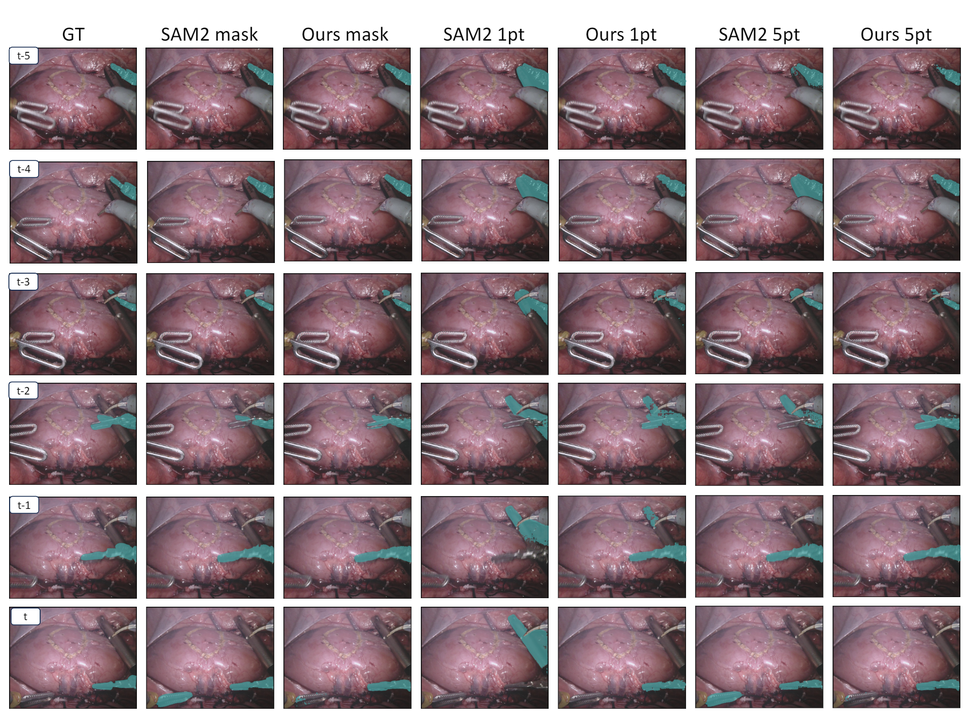
#> input picture SurgicalSAM2/assets/comparison.png, 970 x 727 px, shrunk from 1814 x 1360 before the run
$ python -i utils.py   (imports and definitions only)
#> lines starting #> are read from the running program, lines starting #| are printed output that depends on the picture; after the words box and inside, x2 and y2 are one past the last pixel; in counts of white or black regions, pixels touching at a corner belong together
import numpy as np
import cv2
import imutils

# [61 lines left out: functions projectSkeleton, axisAngleToRotationMatrix, rotationMatrixToAxisAngle, poseToMatrix, matrixToPose, invertTransformMatrix, not called in this run]

# [24 lines of commented-out code are left out]


def segmentColorAndGetKeyPoints(
        img,
        hsv_min=(40, 80, 80),
        hsv_max=(80, 255, 255),
        draw_contours=False):

#> called with hsv_min = (40, 80, 80), hsv_max = (80, 255, 255), draw_contours = False
    hsv = cv2.cvtColor(img, cv2.COLOR_RGB2HSV)
#> hsv: shape (727, 970, 3); mean H, S, V 115.6, 51.2, 147.5

    # Strengthen green separation
    hsv = hsv.astype(np.float32)
#> hsv: shape (727, 970, 3) float32; mean H, S, V 115.6, 51.2, 147.6
    hsv[:, :, 1] = np.clip(hsv[:, :, 1] * 1.4, 0, 255)   # boost saturation
#> hsv: shape (727, 970, 3) float32; mean H, S, V 115.6, 71.6, 147.6
    hsv[:, :, 2] = np.clip(hsv[:, :, 2] * 1.2, 0, 255)   # increase brightness
#> hsv: shape (727, 970, 3) float32; mean H, S, V 115.6, 71.6, 166.6
    hsv = hsv.astype(np.uint8)
#> hsv: shape (727, 970, 3); mean H, S, V 115.6, 71.3, 166.1

    lower = np.array(hsv_min)
    upper = np.array(hsv_max)

    mask = cv2.inRange(hsv, lower, upper)
#> mask: shape (727, 970); every value is 0

    # Explicitly suppress dark pixels (strong black filtering)
    value_mask = hsv[:, :, 2] > 100
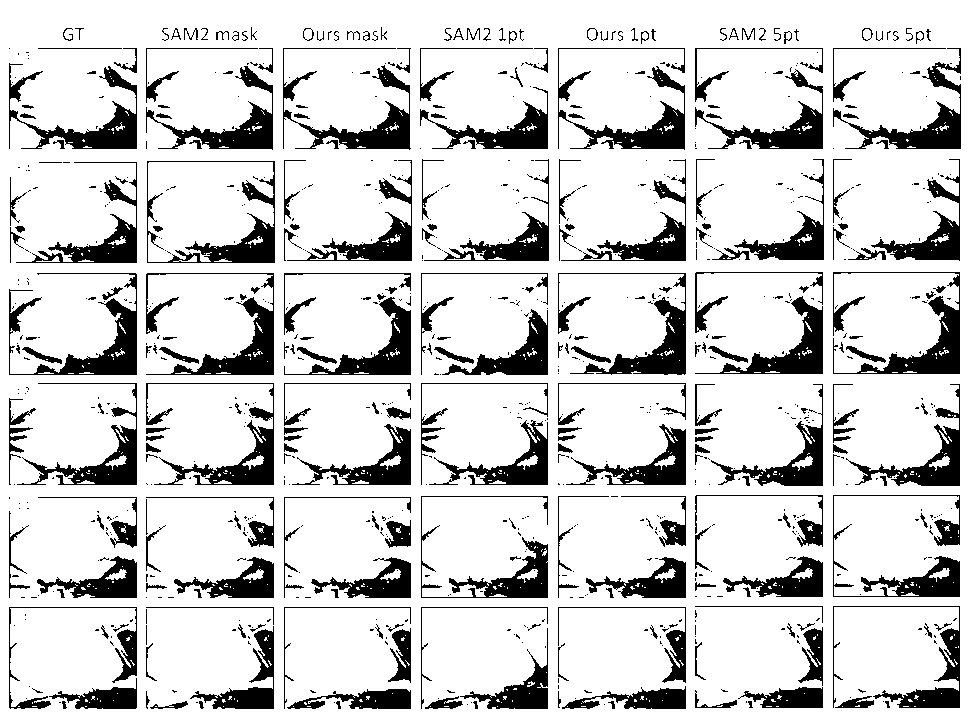
#> value_mask: shape (727, 970) bool; 82.1% white; 903 black regions (634 under 20 px), largest, box (x1, y1, x2, y2) and area: (9, 273, 137, 375) 3318, (146, 273, 274, 375) 3303, (833, 272, 960, 374) 3285
    mask = mask & value_mask.astype(np.uint8) * 255

    kernel_close = np.ones((5, 5), np.uint8)
    kernel_open  = np.ones((3, 3), np.uint8)

    mask = cv2.morphologyEx(mask, cv2.MORPH_CLOSE, kernel_close)
    mask = cv2.morphologyEx(mask, cv2.MORPH_OPEN, kernel_open)

    cnts = cv2.findContours(mask, cv2.RETR_EXTERNAL, cv2.CHAIN_APPROX_SIMPLE)
#> cnts = 0 contours
    cnts = imutils.grab_contours(cnts)
#> cnts = []

    centroids = []

    for c in cnts:
        area = cv2.contourArea(c)
        if area < 30:
            continue

        M = cv2.moments(c)
        if M["m00"] == 0:
            continue

        cX = M["m10"] / M["m00"]
        cY = M["m01"] / M["m00"]
        centroids.append(np.array([cX, cY]))

        if draw_contours:
            cv2.drawContours(img, [c], -1, (255, 0, 0), 2)
            cv2.circle(img, (int(cX), int(cY)), 4, (0, 255, 0), -1)
#> this loop made 0 passes
#> after the loop, centroids = []

    return np.array(centroids), img

>>> import cv2
>>> picture = cv2.cvtColor(cv2.imread('../../SurgicalSAM2/assets/comparison.png'), cv2.COLOR_BGR2RGB)
>>> result = segmentColorAndGetKeyPoints(picture)
